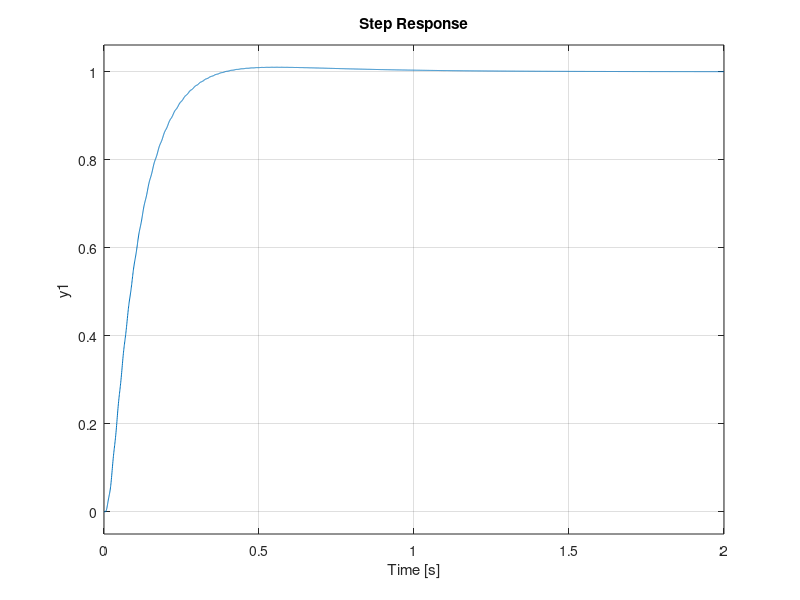

Write MATLAB code to recreate this figure.
clear all;
close all;

J1 = 3.75e-6;
J2 = 3.75e-6;
k = 0.2656;
d = 3.125e-5;
Km = 4.4e-2;
b = 1e-5;

s = tf('s');

N = Km*(J2*s^2 + (b + d)*s + k);
DN = J1*J2*s^3 + (J1 + J2)*(d + b)*s^2 + ((J1 + J2)*k+b^2+2*b*d)*s + 2*b*k;
G = N/DN;

wc = 200*pi;
a = s / wc;
B = (a + 1)*(a^2 + -2*cos(3/5*pi)*a + 1)*(a^2 + -2*cos(4/5*pi)*a +1);
H = 1/B;
%bode(H);

wc = 20*pi;
a = s / wc;
P = 1/(1+a);
%step(P);

Kp = 0.00174;
Ki = 0.005304;
Kd = 0;
D = Kp + Ki/s + Kd*s;


Tuner = G*H;
K = D*G*H;
K = feedback(K,1);
K = P*K;
step(K);